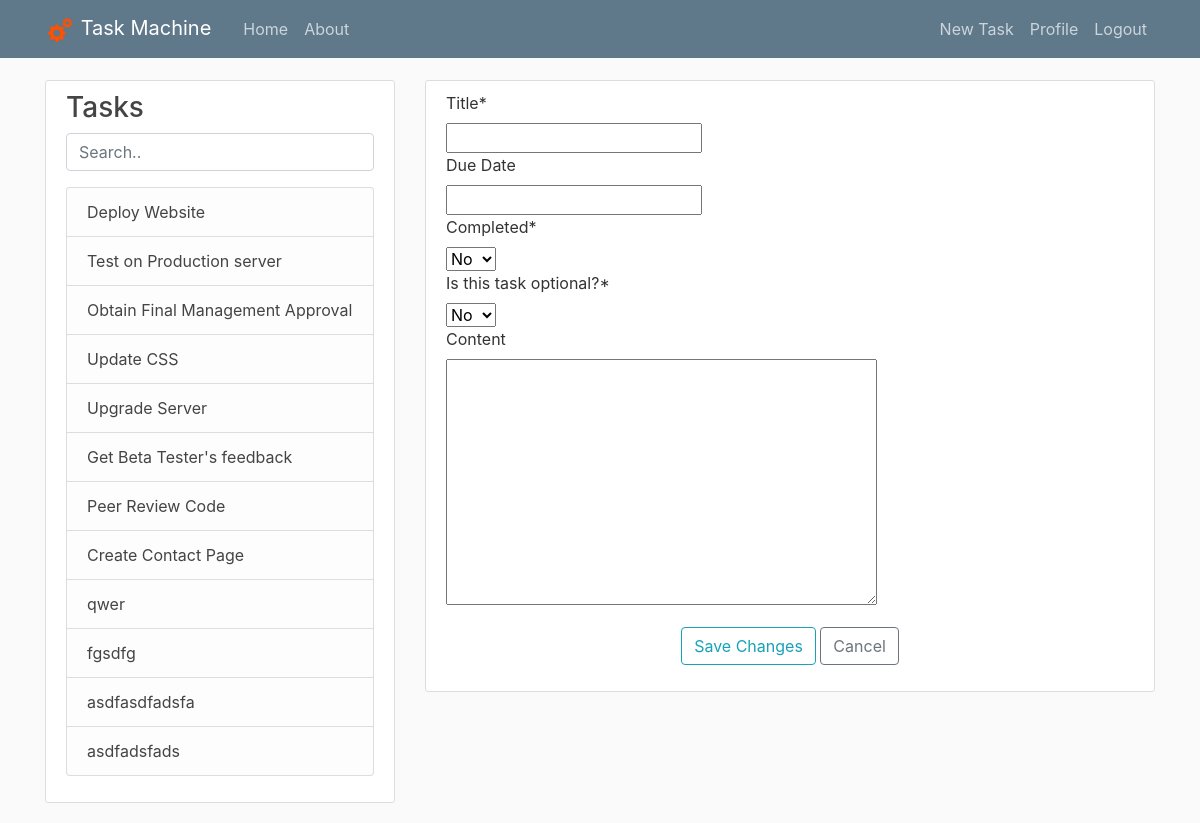
The app's page /post/new/ (signed in) with its own data.
### tasks/models.py (models this page shows, shortened)
class Post(models.Model):
    title = models.CharField(max_length=100)
    content = models.TextField(blank=True)
    date_posted = models.DateTimeField(auto_now_add=True)
    date_edited = models.DateTimeField(auto_now=True)
    author = models.ForeignKey(User, on_delete=models.CASCADE)
    children = models.ManyToManyField('self',symmetrical=False)
    due_date = models.DateField(blank=True,null=True)
    choices = (
        (True,'Yes'),
        (False,'No'),
    )
    complete = models.BooleanField(blank=False,choices=choices,default=False)
    optional = models.BooleanField(choices=choices,default=False)
    class Meta:
        unique_together = ('author', 'title')

### tasks/views.py (the view, shortened to what this page needs)
# urls.py: path('post/new/', PostCreateView.as_view(), name='post-create'),
class PostCreateView(LoginRequiredMixin, CreateView):
    model = Post
    form_class = CreatePostForm
    success_url = '/'
    def get_form_kwargs(self, *args, **kwargs):
        kwargs = super(PostCreateView, self).get_form_kwargs(*args, **kwargs)
        kwargs['user'] = self.request.user
        return kwargs
    def get_context_data(self, **kwargs):
        context = super(PostCreateView, self).get_context_data(**kwargs)
        context['post_list'] = Post.objects.all().filter(author=self.request.user)
        context['post'] = {'pk': 'new'}
        return context

### tasks/forms.py (shortened to what this page needs)
class CreatePostForm(forms.ModelForm):
    class Meta:
        model = Post
        fields = ['title','due_date','complete','optional','content']
        labels ={'title': 'Title','due_date': 'Due Date','complete': 'Completed','optional': 'Is this task optional?','content': 'Content'}
    def __init__(self, *args, **kwargs):
        self.user = kwargs.pop('user')
        super(CreatePostForm, self).__init__(*args,**kwargs)

### tasks/templates/tasks/post_form.html (shortened to what this page needs)
{% extends "tasks/leftbar.html" %}
{% load crispy_forms_tags %}
{% block header %}
<link href="http://cdnjs.cloudflare.com/ajax/libs/summernote/0.8.11/summernote-bs4.css" rel="stylesheet">
{% endblock header %}
{% block content %}
    <div class="col-md-8">
        <div class="content-section">
            <form method="POST" id="entryform">
                <fieldset class="form-group">
                {{ form|crispy }}
                </fieldset>
                <div class="form-group">
                    <div style="text-align: center">
                        <button class="btn btn-outline-info" type="submit" id='post'>Save Changes</button>
                        <a class="btn btn-outline-secondary" href="/?id={{ post.pk }}">Cancel</a>
                    </div>
                </div>
            </form>
        </div>
    </div>
{% endblock content %}

### tasks/templates/tasks/leftbar.html
{% extends "tasks/base.html" %}
{% block leftBar %}
<div class="col-md-4 leftbar" >
    <div class="content-section">
        <h3>Tasks</h3>
        <p class='text-muted'>
            <input class="form-control" id="myInputLeftBar" type="text" placeholder="Search..">
            <div class="scroll">
                <ul class="list-group" id="leftBarList">
                {% for post in post_list %}
                    <li class="list-group-item list-group-item-light"><a class="article-title" href="/?id={{ post.id }}">{{ post.title }}</a></li>
                {% endfor %}
                </ul>
            </div>
        </p>
    </div>
</div>
{% endblock leftBar %}

### static/tasks/main.css (style rules this page uses)
body { background: #fafafa; color: #333333; margin-top: 5rem; }
h1, h2, h3, h4, h5, h6 { color: #444444; }
ul { margin: 0; }
.content-section { background: #ffffff; padding: 10px 20px; border: 1px solid #dddddd; border-radius: 3px; margin-bottom: 20px; }
.article-title { color: #444444; }

### records on screen
Post: title "Deploy Website"
Post: title "Test on Production server"
Post: title "Obtain Final Management Approval"
Post: title "Update CSS"
Post: title "Upgrade Server"
Post: title "Get Beta Tester's feedback"
Post: title "Peer Review Code"
Post: title "Create Contact Page"
Post: title "qwer"
Post: title "fgsdfg"
Post: title "asdfasdfadsfa"
Post: title "asdfadsfads"
